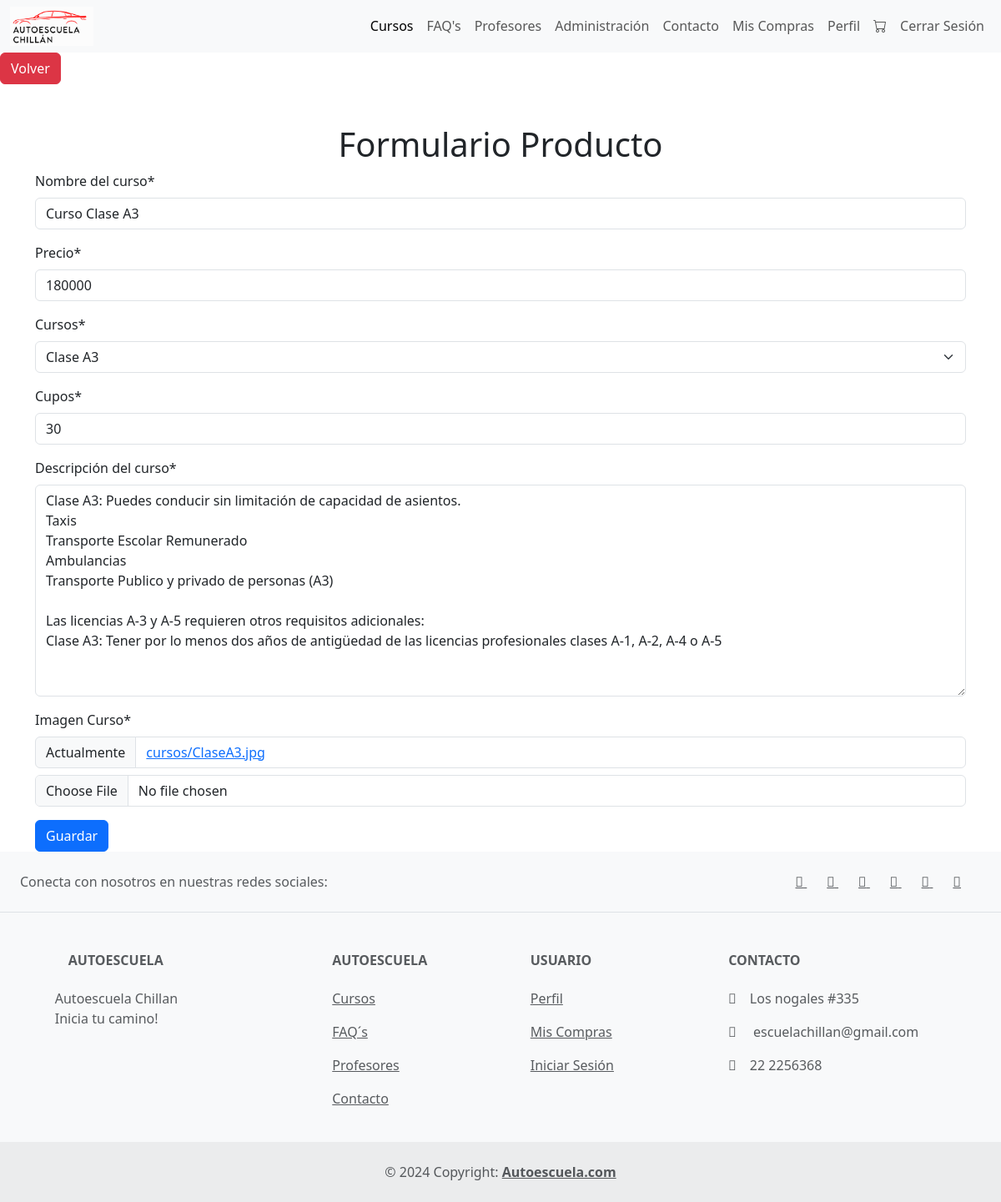
The app's page /editar_producto/6/ (signed in) with its own data.
### aplicacion/models.py (models this page shows, shortened)
class Producto(models.Model):
    nombre = models.CharField(max_length=100, verbose_name="Nombre del curso")
    precio = models.PositiveIntegerField( verbose_name="Precio")
    cursos = models.CharField(max_length=20, choices=Cursos, verbose_name="Cursos")
    cupos = models.PositiveIntegerField(verbose_name="Cupos", default=30)
    descripcion = models.TextField(verbose_name="Descripción del curso")
    imagen_curso = models.ImageField(upload_to='cursos/', verbose_name="Imagen Curso")

### aplicacion/views.py (the view)
# urls.py: path('editar_producto/<int:id>/', editar_producto, name='editar_producto'),
@login_required
def editar_producto(request, id):
    producto = get_object_or_404(Producto, pk=id)
    if request.method == 'POST':
        form = ProductoForm(request.POST, request.FILES, instance=producto)
        if form.is_valid():
            form.save()
            return redirect('perfilAdmin')
    else:
        form = ProductoForm(instance=producto)
    return render(request, 'Autoescuela/editar_producto_form.html', {'form': form})

### aplicacion/forms.py
class ProductoForm(forms.ModelForm):
    class Meta:
        model = Producto
        fields = ['nombre', 'precio', 'cursos', 'cupos', 'descripcion', 'imagen_curso']

### aplicacion/views.py (called while the page is built)
def navbar_context(request):
    usuario_autenticado = request.user.is_authenticated
    tiene_compras = False
    if usuario_autenticado:
        try:
            perfil =request.user
            items_carrito = CarritoItem.objects.filter(compra__perfil=perfil, compra=None)
            tiene_compras = items_carrito.exists()
        except Perfil.DoesNotExist:
            pass
    return {
        'usuario_autenticado': usuario_autenticado,
        'tiene_compras': tiene_compras,
    }

### aplicacion/templates/Autoescuela/editar_producto_form.html (shortened to what this page needs)
{% extends "Autoescuela/base.html" %}
{% load static %}
{% load crispy_forms_tags %}
{% block contenido %}
<div class="container mt-5">
    <h1 class="text-center">Formulario Producto</h1>
    <form method="post" enctype="multipart/form-data">
        {{ form |crispy }}
        <button type="submit" class="btn btn-primary">Guardar</button>
    </form>
</div>
{% endblock %}

### records on screen
Producto: nombre "Curso Clase A3", precio "180000", cursos "Clase A3", cupos "30", descripcion "Clase A3: Puedes conducir sin limitación de capacidad de asientos. Taxis Transporte Escolar Remunerado Ambulancias Transporte Publico y privado de personas (A3) Las licencias A-3 y A-5 requieren otros requisitos adicionales: Clase A3: Tener por lo menos dos años de antigüedad de las licencias profesionales clases A-1, A-2, A-4 o A-5"
